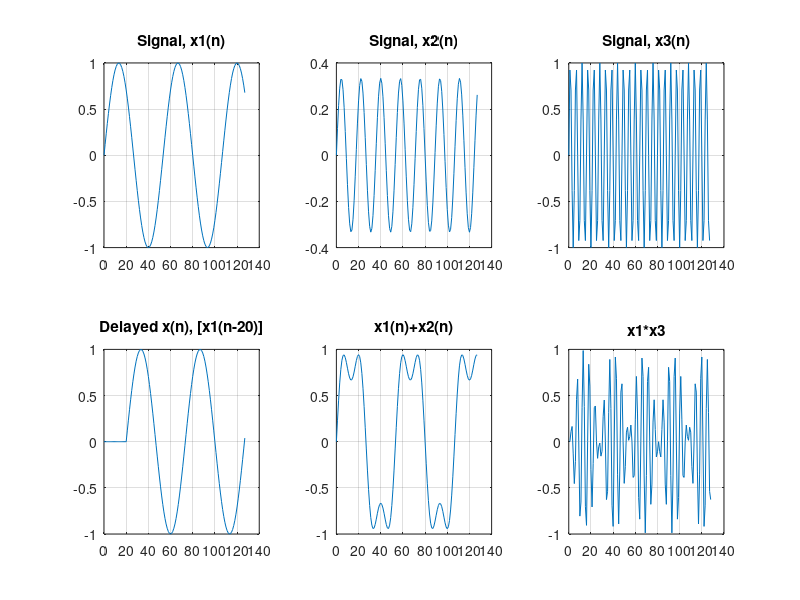

Reproduce this figure in MATLAB.
% Program demonstrating Basic Signal Manipulation
N=128;
f1=150;
f2=450;
f3=1500;
fs=8000;
n=0:N-1;
x1=sin(2*pi*(f1/fs)*n);
x2=(1/3)*sin(2*pi*(f2/fs)*n);
x3=sin(2*pi*(f3/fs)*n);
figure(1);
subplot(1,1,1);
subplot(2,3,1);
plot(n,x1);
grid;
title('Signal, x1(n)');
subplot(2,3,2);
plot(n,x2);
grid;
title('Signal, x2(n)');
subplot(2,3,3);
plot(n,x3);
grid;
title('Signal, x3(n)');

% Signal Delay
x1d=[zeros(1,20), x1(1:N-20)];
subplot(2,3,4);
plot(n,x1d);
grid;
title('Delayed x(n), [x1(n-20)]');
% Signal Addition
xadd=x1+x2;
subplot(2,3,5);
plot(n,xadd);
grid;
title('x1(n)+x2(n)');
% Signal Multiplication
xmult=x1.*x3;
subplot(2,3,6);
plot(xmult);
grid;
title('x1*x3');
